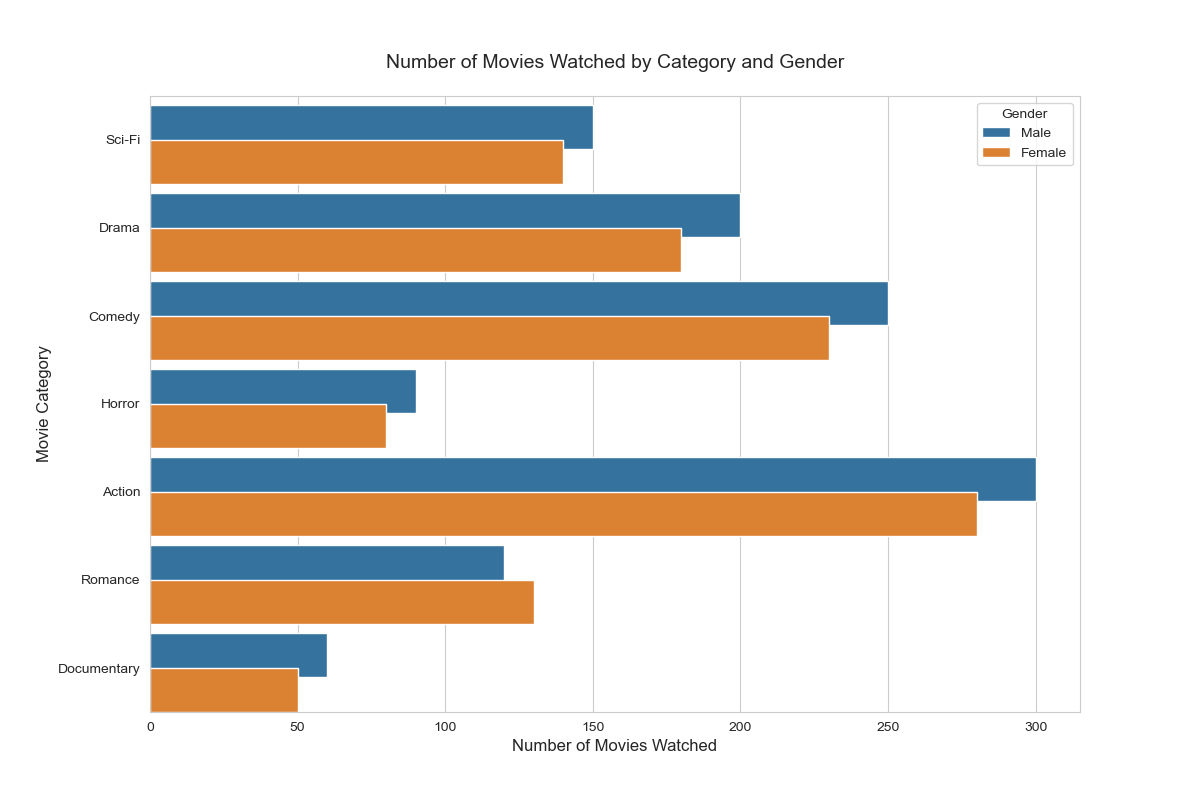

The Python source for this figure:

import pandas as pd
import seaborn as sns
import matplotlib.pyplot as plt

# Create the dataset
data = pd.DataFrame({
    'Category': ['Sci-Fi', 'Sci-Fi', 'Drama', 'Drama', 'Comedy', 'Comedy', 'Horror', 'Horror', 'Action', 'Action', 'Romance', 'Romance', 'Documentary', 'Documentary'],
    'Count': [150, 140, 200, 180, 250, 230, 90, 80, 300, 280, 120, 130, 60, 50],
    'Gender': ['Male', 'Female', 'Male', 'Female', 'Male', 'Female', 'Male', 'Female', 'Male', 'Female', 'Male', 'Female', 'Male', 'Female']
})

# Set the style and color palette of the plot
sns.set_style('whitegrid')
sns.set_palette(['#1f77b4', '#ff7f0e', '#2ca02c', '#d62728', '#9467bd', '#8c564b'])

# Create a horizontal bar chart
plt.figure(figsize=(12, 8))  # Width and height of the chart
chart = sns.barplot(y='Category', x='Count', hue='Gender', data=data, dodge=True, saturation=0.7)

chart.set_ylabel('Movie Category', fontsize=12)
chart.set_xlabel('Number of Movies Watched', fontsize=12)
chart.set_title('Number of Movies Watched by Category and Gender', fontsize=14, pad=20)

# Change the height of bars
for bar in chart.patches:
    bar.set_height(0.5)

plt.show()
